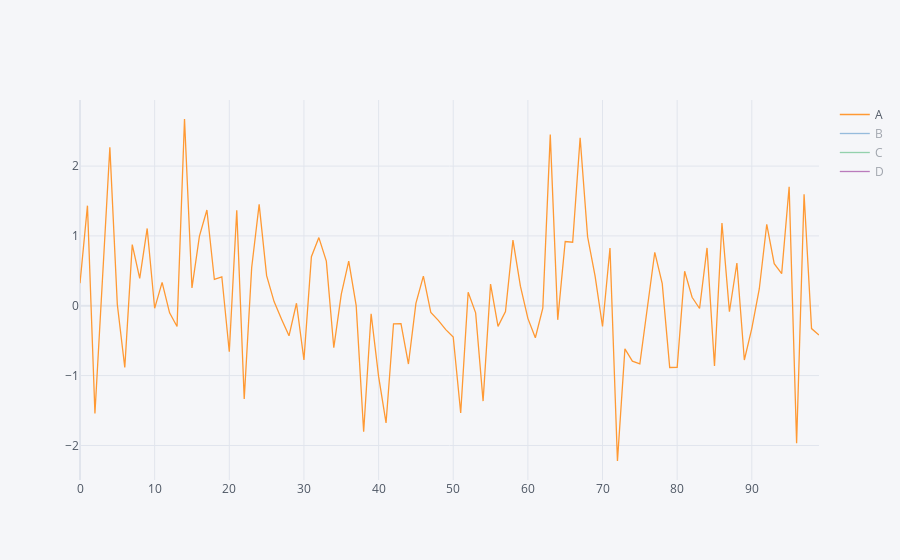

Notebook code cell kept with this figure:
### Code cell
# To plot with plotly, we just need to execute .iplot(), that's it!
# When we hoover on the diagram, we see we can:
# - zoom (in/out/home)
# - export image as PNG
# - highlight closest data, spike lines, etc.
# - Click ON/OFF data!
df.iplot()
